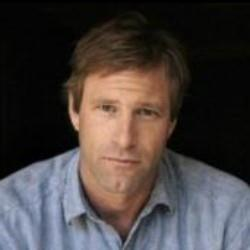
#> input picture cv_course/SIFT/image.jpg, 250 x 250 px
$ python SIFT.py
#> lines starting #> are read from the running program, lines starting #| are printed output that depends on the picture
import cv2
import matplotlib.pyplot as plt

def create_sift_descriptor(image_path):
#> called with image_path = './image.jpg'
    image = cv2.imread(image_path, cv2.IMREAD_GRAYSCALE)
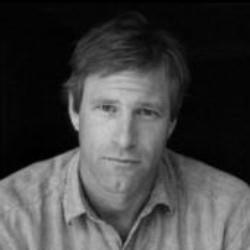
#> image: shape (250, 250); min 0, max 200, mean 66.5
    sift = cv2.SIFT_create()
    keypoints, descriptors = sift.detectAndCompute(image, None)
#> keypoints = 119 keypoints; strongest (x, y, size): (115, 107, 60.7), (68, 139, 18), (75, 120, 6.4), (57, 137, 29.3)
    return keypoints, descriptors
if __name__=='__main__':
    image_path = './image.jpg'
    keypoints, descriptors = create_sift_descriptor(image_path)
    image = cv2.imread(image_path)
#> image is the input picture: shape (250, 250, 3); mean B, G, R 63.1, 64.4, 71.7
    image_with_keypoints = cv2.drawKeypoints(image, keypoints, None)
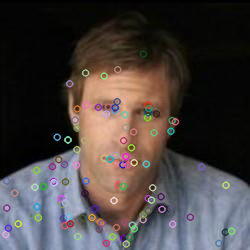
#> image_with_keypoints: shape (250, 250, 3); mean B, G, R 64.2, 65.3, 72.4

    # 显示图像
    plt.imshow(cv2.cvtColor(image_with_keypoints, cv2.COLOR_BGR2RGB))
    plt.title('Image with SIFT Keypoints')
    plt.savefig('SIFT_image.jpg')

    # 打印关键点和描述符的数量
    print(f'Number of keypoints: {len(keypoints)}')
#| Number of keypoints: 119
    print(f'Descriptor shape: {descriptors.shape}')
#| Descriptor shape: (119, 128)

$ run again, with cv_course/SIFT/SIFT.jpg copied over cv_course/SIFT/image.jpg
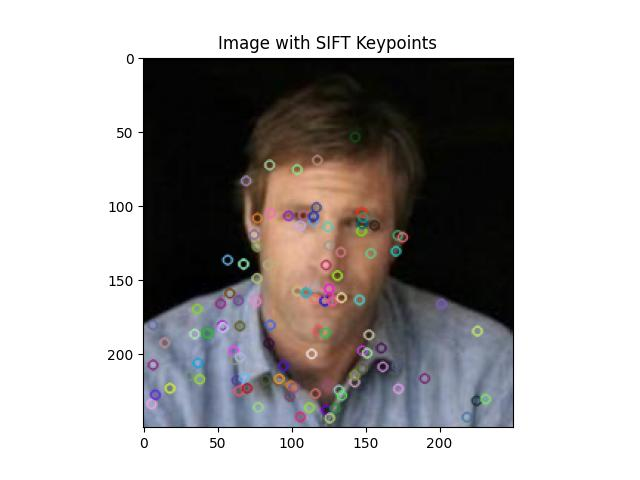
#> input picture cv_course/SIFT/SIFT.jpg, 640 x 480 px
#> in create_sift_descriptor, `image = cv2.imread(image_path, cv2.IMREAD_GRAYSCALE)`:
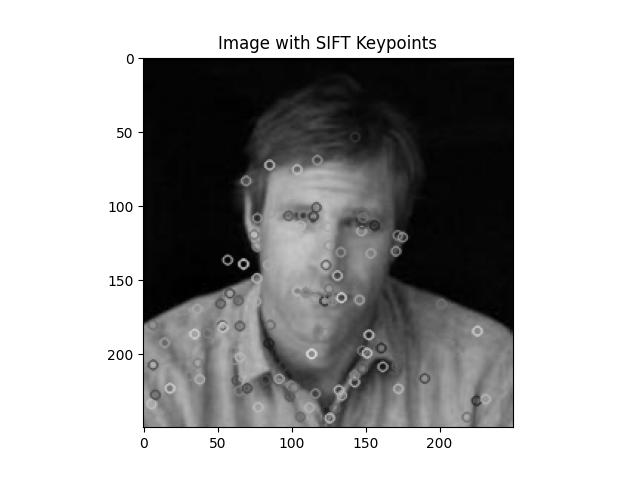
#> image: shape (480, 640); min 0, max 255, mean 169.4
#> in create_sift_descriptor, `keypoints, descriptors = sift.detectAndCompute(image, None)`: keypoints = 599 keypoints; strongest (x, y, size): (296, 39, 2.3), (257, 41, 1.9), (424, 39, 2.4), (414, 40, 1.9)
#> image is the input picture: shape (480, 640, 3); mean B, G, R 168, 168.5, 171.7
#> `image_with_keypoints = cv2.drawKeypoints(image, keypoints, None)`:
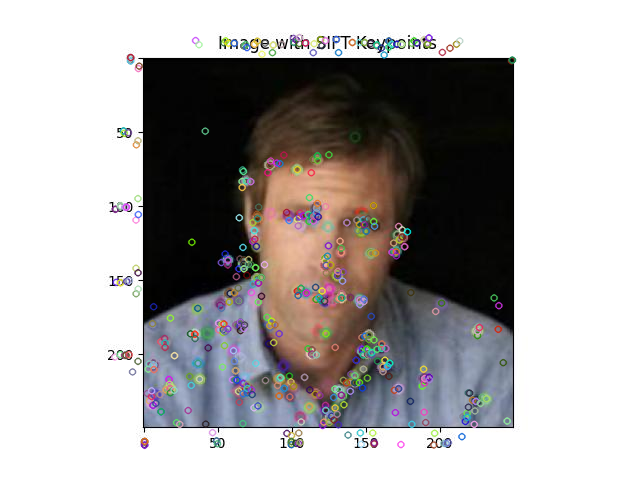
#> image_with_keypoints: shape (480, 640, 3); mean B, G, R 168, 168.5, 171.5
#| Number of keypoints: 599
#| Descriptor shape: (599, 128)
